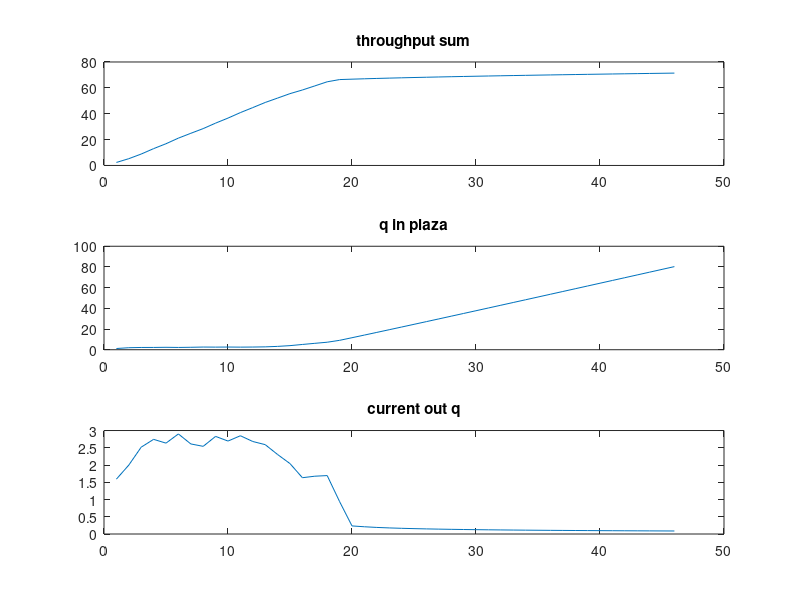

Source code (MATLAB):

function s=merge_sim()
    area = [
        3 1 0 0 0 0 0 0 0 0 0 0 0;
        3 3 1 3 1 0 0 0 0 0 0 0 0;
        3 3 3 1 3 3 3 1 0 0 0 0 0;
        3 3 3 3 1 3 3 3 3 3 1 0 0;
        2 2 2 2 2 2 2 2 2 2 2 2 2;
        %2 2 2 2 2 2 2 2 2 2 2 2 2;
        2 2 2 2 2 2 2 2 2 2 2 2 2;
        6 6 6 6 4 6 6 6 6 6 4 0 0;
        6 6 6 4 6 6 6 4 0 0 0 0 0;
        6 6 4 6 4 0 0 0 0 0 0 0 0;
        6 4 0 0 0 0 0 0 0 0 0 0 0;
    ];
    
    [L,C]=size(area);
    Q = zeros(L,C);
    Out = 0;
    HO =[];
    SUM = [];
    s = 0;
    HF =[];
    figure;
    cur_flow = 0;
    in_flow = 0;
    HI = [];
    hold on
    for t=0:45
    for i=1:C
        for j=1:round(L/2)
            cj=L-j+1;
            if (i == 1)
                k = 3.4;
                if (Q(j,i)<3)
                    in = k*(poisspdf(j,round(L/2+1)));%* calv(Q(j,i))
                    Q(j,i) = Q(j,i)+in;
                    %in_flow = in_flow + in;
                     cur_flow = cur_flow + in;
                end
                if (Q(cj,i)<3)
                    in = k*(poisspdf(cj,L/2));%* calv(Q(j,i))
                    Q(cj,i) = Q(cj,i)+in;
                    %in_flow = in_flow + in;
                     cur_flow = cur_flow + in;
                end
            end
            if (area(j,i) == 3)
                [Q(j,i),Q(j+1,i),Q(j,i+1)]=flow_div(Q(j,i),Q(j+1,i),Q(j,i+1));
            end
            if(cj == j)
                if(i==C)
                    div = Q(j,i) * calv(Q(j,i));
                    Out = Out + div;
                    s = s + Out;
                    cur_flow = cur_flow - div ;
                    Q(j,i) = Q(j,i) - div;
                else
                    [Q(j,i),Q(j,i+1)]=flow_forward(Q(j,i),Q(j,i+1));
                end
            end
            if (area(cj,i) == 2 && cj ~= j)
                if(i==C)
                    div = Q(cj,i) * calv(Q(cj,i));
                    Out = Out + div;
                    s = s + Out;
                    cur_flow = cur_flow - div ;
                    Q(cj,i) = Q(cj,i) - div;
                else
                    [Q(cj,i),Q(cj,i+1)]=flow_forward(Q(cj,i),Q(cj,i+1));
                    if(area(cj-1,i)==2)
                        [Q(cj,i),Q(cj-1,i)]=flow_updown(Q(cj,i),Q(cj-1,i));
                    end
                end
            end
            if (area(j,i) == 2 && cj ~= j)
                if(i==C)
                    div = Q(j,i) * calv(Q(j,i));
                    Out = Out + div;
                    s = s + Out;
                    cur_flow = cur_flow - div ;
                    Q(j,i) = Q(j,i) - div;
                else
                    [Q(j,i),Q(j,i+1)]=flow_forward(Q(j,i),Q(j,i+1));
                    if(area(j+1,i)==2)
                       [Q(j,i),Q(j+1,i)]=flow_updown(Q(j,i),Q(j+1,i));
                    end
                end
            end
            if (area(j,i) == 1) % down
                [Q(j,i),Q(j+1,i)]=flow_updown(Q(j,i),Q(j+1,i));
            end
            
            if (area(cj,i) == 4) % up
                 [Q(cj,i),Q(cj-1,i)]=flow_updown(Q(cj,i),Q(cj-1,i));
            end
            if (area(cj,i) == 6) % up left
                [Q(cj,i),Q(cj-1,i),Q(cj,i+1)]=flow_div(Q(cj,i),Q(cj-1,i),Q(cj,i+1));
            end
        end
    end
    %HI = [HI in_flow];
    HF = [HF cur_flow];
    SUM = [SUM  s];
    HO = [HO Out];
    %in_flow = 0;
    Out = 0;
    drawnow
    
    subplot(3,1,1);
    plot(SUM);
    title('throughput sum');
    subplot(3,1,2);
    plot(HF);
    title('q in plaza');
    subplot(3,1,3);
    plot(HO);
    title('current out q');
    %draw_m(Q);
    %pause(0.01);
    end
    %s
    %draw_m(Q);
    %matrixplot(Q,'DisplayOpt','off','FigSize','Auto','ColorBar','on');
end

function v=calv(q)
    v=1/(1+exp(q*3-7));
    %v=max(v,0.1);
    return
end


function [q,qd,ql]=flow_div(q,qd,ql)
    k=0.9;
    if(qd<ql)
        dq = k*q*calv(qd);
        q = q - dq;
        qd = qd +dq;
        dq = q*calv(ql);
        q = q-dq;
        ql = ql + dq;
    else
        dq = q*calv(ql);
        q = q - dq;
        ql = ql +dq;
        dq = k*q*calv(qd);
        q = q-dq;
        qd = qd + dq;
    end
    return
end

function [q,qf]=flow_forward(q,qf)
    v=calv(qf);
    %vf=calv(qf);
    dq = v*q;
    q = q-dq;
    qf = qf+dq;
    return
end

function [q,qu]=flow_updown(q,qu)
    k=0.5;
    dq = k*q*calv(qu);
    q = q-dq;
    qu = qu+dq;
    return
end


